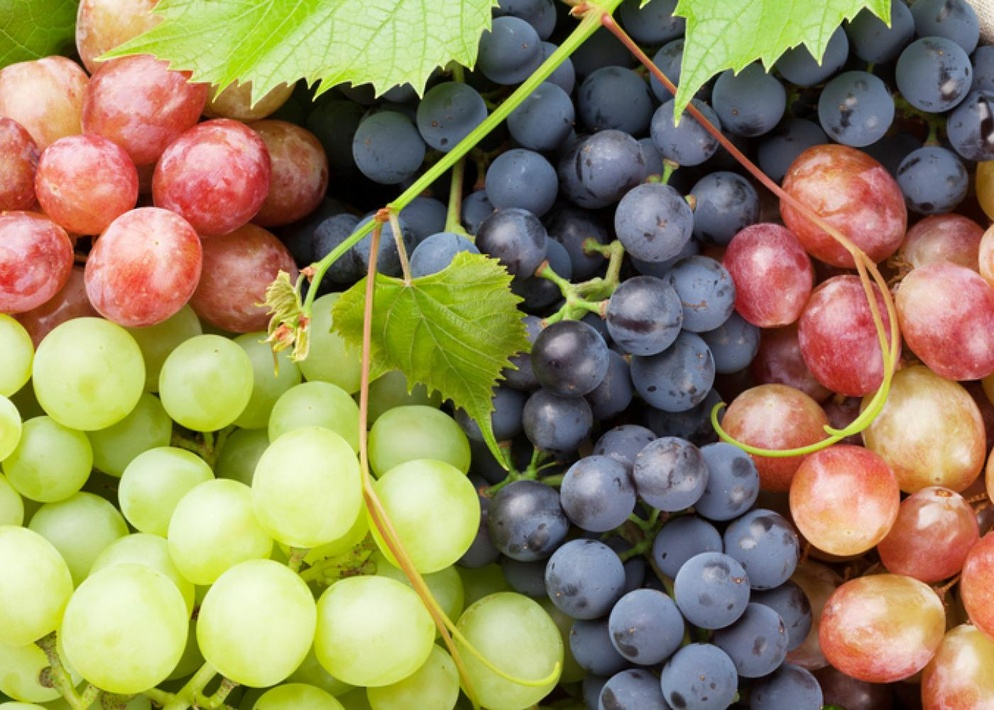
#> input picture R.jpg, 994 x 710 px, shrunk from 1400 x 1000 before the run
$ jupyter execute ConvertImgBinary.ipynb
#> lines starting #> are read from the running program, lines starting #| are printed output that depends on the picture; after the words box and inside, x2 and y2 are one past the last pixel; in counts of white or black regions, pixels touching at a corner belong together
[cell 1]
import cv2
import matplotlib.pyplot as plt

img = cv2.imread("R.jpg")
#> img is the input picture: shape (710, 994, 3); mean B, G, R 96, 134.7, 146.8

gray = cv2.cvtColor(img, cv2.COLOR_BGR2GRAY)
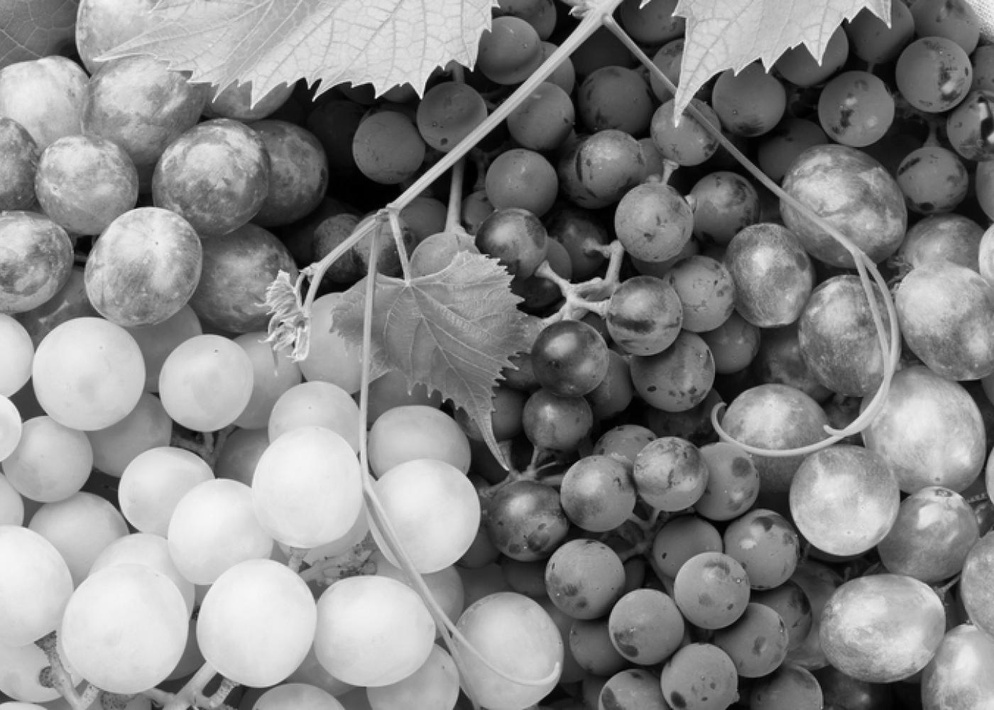
#> gray: shape (710, 994); min 0, max 250, mean 133.9

ret, thresh = cv2.threshold(gray, 70, 255, cv2.THRESH_BINARY)
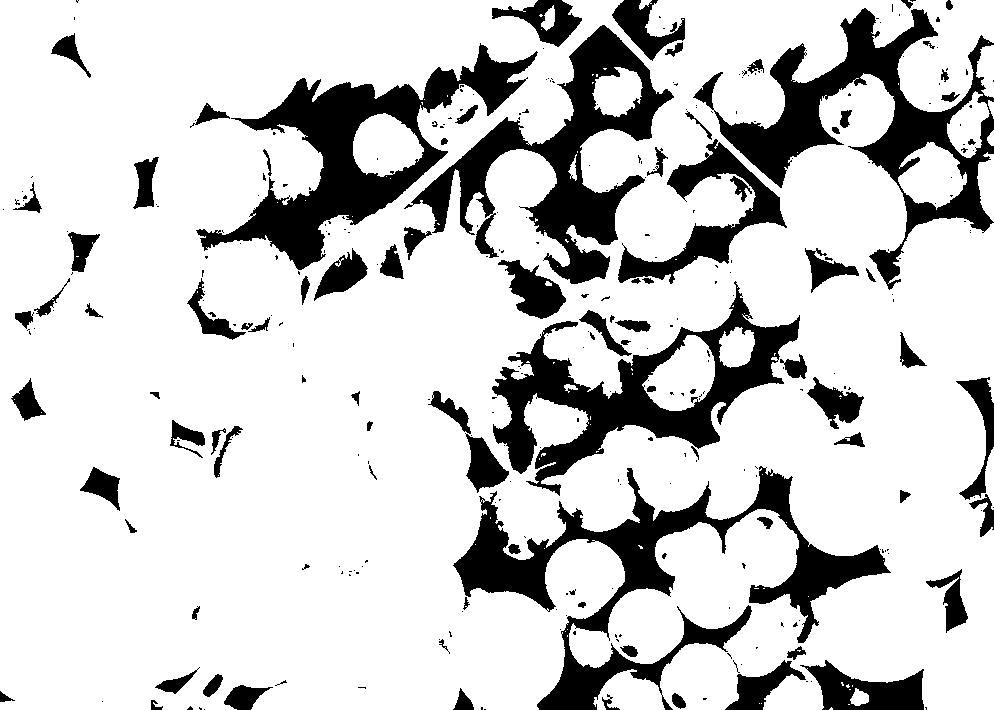
#> thresh: shape (710, 994); 80.5% white; 327 black regions (232 under 20 px), largest, box (x1, y1, x2, y2) and area: (453, 466, 891, 710) 23064, (196, 43, 538, 270) 19681, (693, 8, 994, 290) 19298

imgRGB = cv2.cvtColor(img, cv2.COLOR_BGR2RGB)

plt.subplot(131), plt.imshow(imgRGB, cmap = 'gray'), plt.title('Original'), plt.axis('off')
plt.subplot(132), plt.imshow(gray, cmap = 'gray'), plt.title('Grayscale'), plt.axis('off')
plt.subplot(133), plt.imshow(thresh, cmap = 'gray'), plt.title('Binary'), plt.axis('off')
plt.show
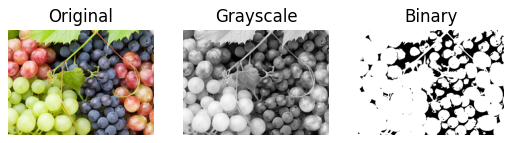
#> figure drawn by matplotlib, 3 panels

[cell 2]
img.shape
#> Out = (710, 994, 3)
